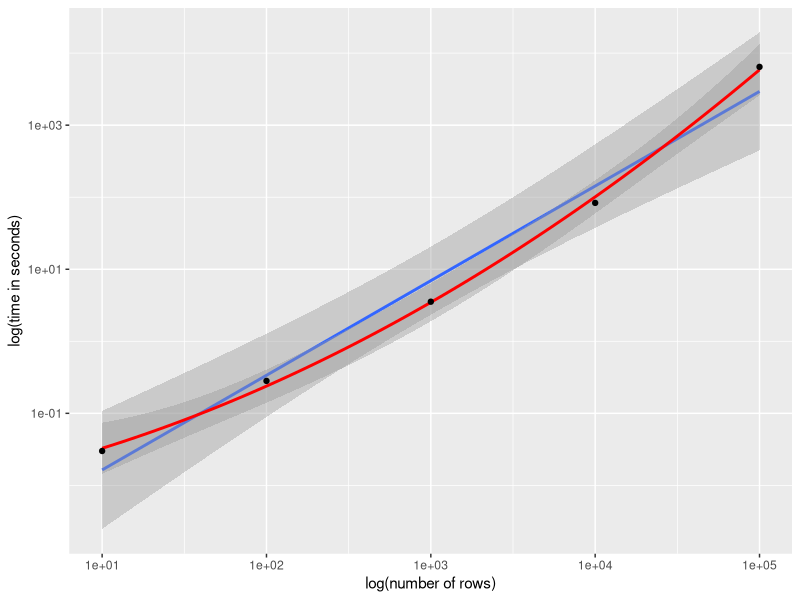
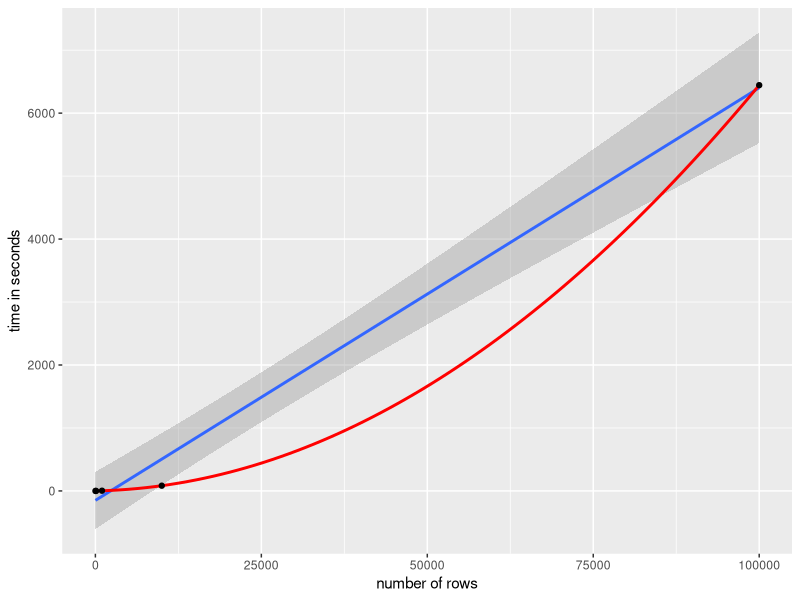

Source code (R) for these figures, in order:

#number of rows
a = c(10,100,1000,10000,100000)
#time taken to import in seconds
b = c(.03,.282,3.545,83.381,6444.028)

require(ggplot2)

d <- data.frame(a,b)

#Plots time to import on a log scale
ggplot(d, aes(y = b, x = a)) + 
  geom_smooth(method = "lm",se = TRUE) + 
  geom_smooth(method = "lm", formula = y ~ poly(x, 2), colour = "red",se = TRUE) +   
  geom_point() +
  ylab("log(time in seconds)") +
  xlab("log(number of rows)") +
  scale_y_log10() +
  scale_x_log10()


#Plots time to import on a linear scale
ggplot(d, aes(y = b, x = a)) + 
  geom_smooth(method = "lm",se = TRUE) + 
  geom_smooth(method = "lm", formula = y ~ poly(x, 2), colour = "red",se = TRUE) +   

#note that on a linear scale the quadratic fit does such a good job
#that you can't see the error.

  geom_point() +
  ylab("time in seconds") +
  xlab("number of rows")
